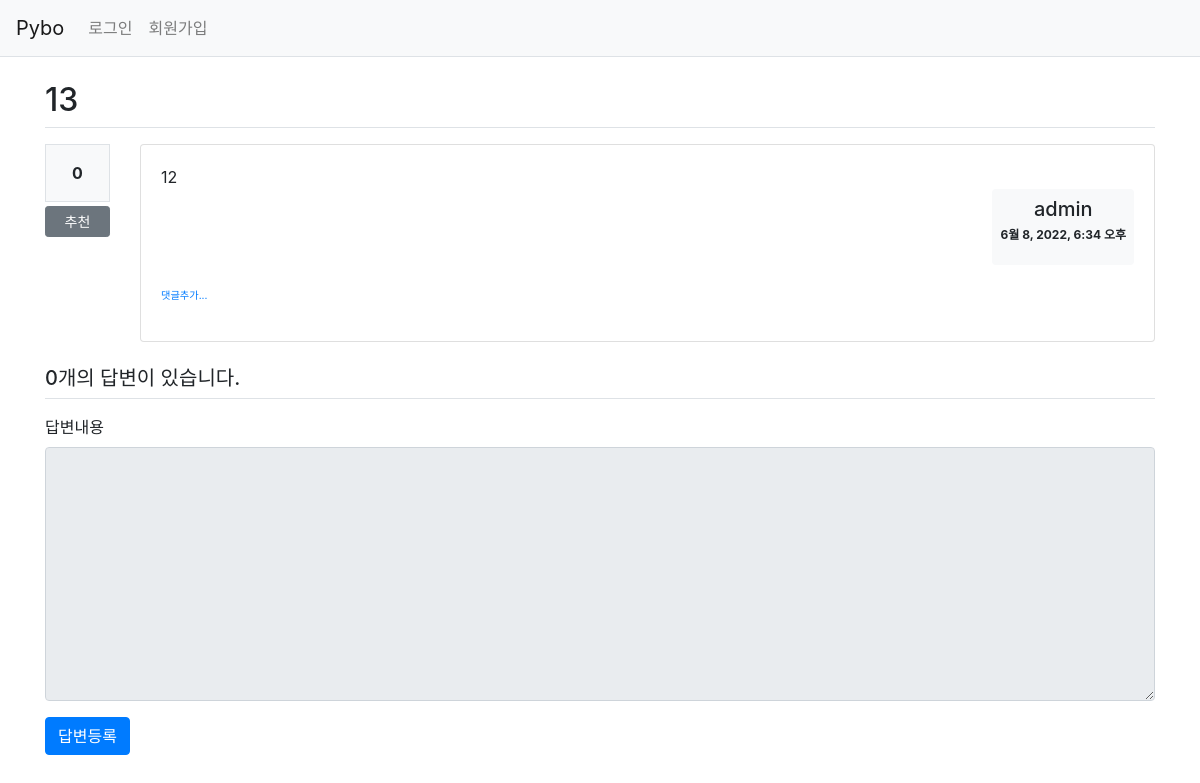
/11/, run on an earlier commit of the app's database.
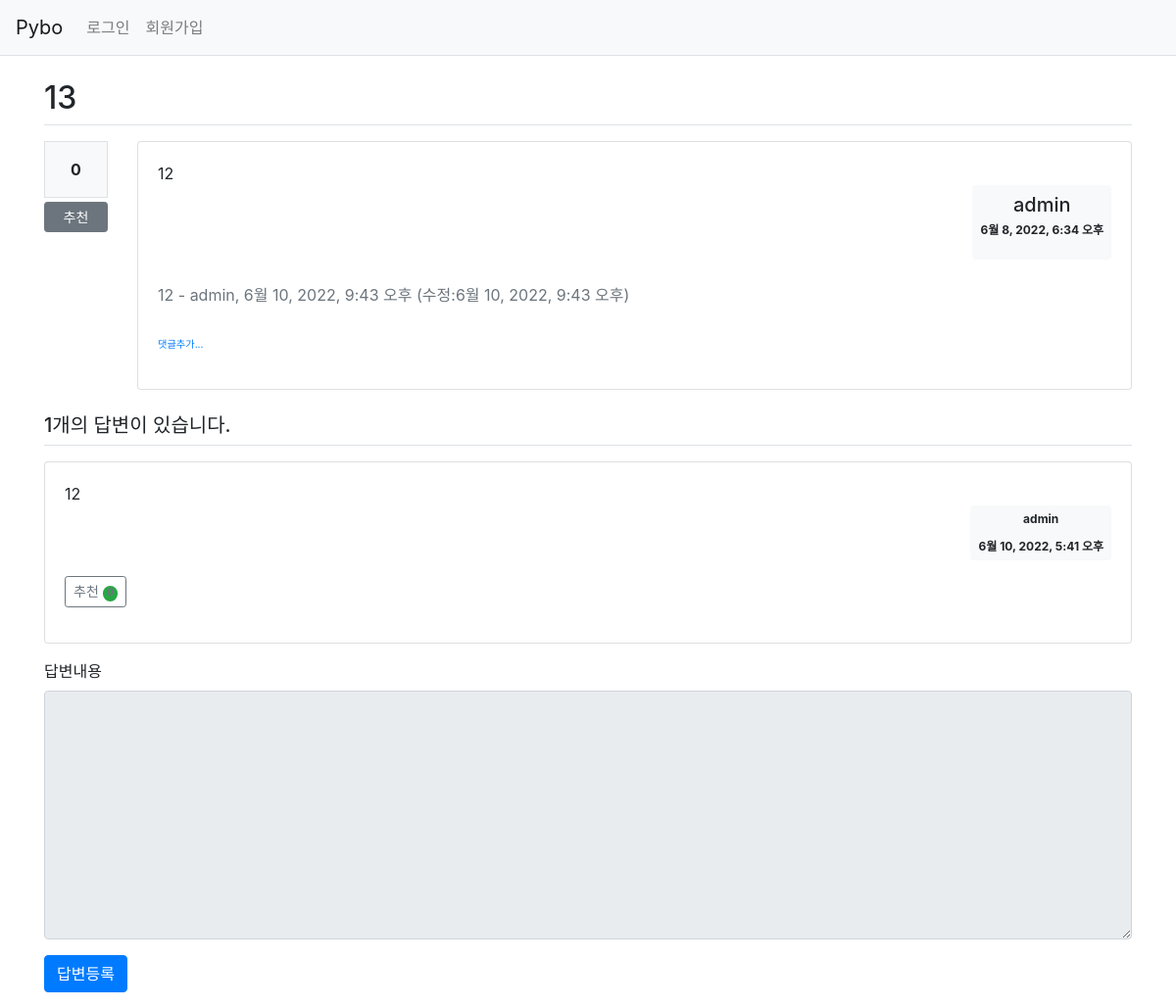
And on a later commit of the database.
### myapp/models.py (models this page shows, shortened)
class Question(models.Model):
    subject = models.CharField(max_length=200) # 제목(최대글자수)
    content = models.TextField() # 내용
    create_date = models.DateTimeField(auto_now_add=True) # 작성일
    author = models.ForeignKey(User, on_delete=models.CASCADE, related_name='author_question') # 작성자
    modify_date = models.DateTimeField(null=True, blank=True) # 수정일
    voter = models.ManyToManyField(User, related_name='voter_question') # 추천인

class Comment(models.Model):
    author = models.ForeignKey(User, on_delete=models.CASCADE)
    content = models.TextField()
    create_date = models.DateTimeField()
    modify_date = models.DateTimeField(null=True, blank=True)
    question = models.ForeignKey(Question, null=True, blank=True, on_delete=models.CASCADE)
    answer = models.ForeignKey(Answer, null=True, blank=True, on_delete=models.CASCADE)

class Answer(models.Model):
    question = models.ForeignKey(Question, on_delete=models.CASCADE)
    content = models.TextField()
    create_date = models.DateTimeField(auto_now_add=True)
    author = models.ForeignKey(User, on_delete=models.CASCADE, related_name='author_answer')
    modify_date = models.DateTimeField(null=True, blank=True)
    voter = models.ManyToManyField(User, related_name='voter_answer')

### myapp/views.py (the view)
# urls.py: path('<int:question_id>/', views.detail, name='detail'),
def detail(request, question_id):
    question =get_object_or_404(Question, pk=question_id)
    context = {'question':question}
    return render(request, 'question_detail.html', context)

### templates/question_detail.html (shortened to what this page needs)
{% extends 'base.html' %}
{% block content %}
<!-- {% load static %}
<link rel="stylesheet" type="text/css" href="{% static 'bootstrap.min.css' %}"> -->
<div class="container my-3">
    <h2 class="border-bottom py-2">{{ question.subject }}</h2>
    <div class="row my-3">
        <div class="col-1">
            <div class="bg-light text-center p-3 border font-weight-bolder mb-1"> {{ question.voter.count }} </div>
            <a href="#" data-uri=" {% url 'myapp:question_vote' question.id %}"
                class="recommend btn btn-sm btn-secondary btn-block my-1">추천</a>
        </div>
        <div class="col-11">
            <div class="card">
                <div class="card-body">
                    <div class="card-text" style="white-space:pre-line;">{{ question.content }}</div>
                    <div class="d-flex justify-content-end">
                        <div class="badge badge-light p-2 text-start">
                            <div class="mb-3"> <h5>{{ question.author.username }}</h5>
                                <div>{{ question.create_date }}</div>
                            </div>
                        </div>
                    </div>
                    {% if question.comment_set.count > 0 %}
                    <div class="mt-3">
                        {% for comment in question.comment_set.all %}
                        <div class="comment py-2 text-muted">
                            <span style="white-space:pre-line;">{{ comment.content}}</span>
                            <span> - {{ comment.author }}, {{ comment.create_date }}
                                {% if comment.modify_date %}
                                (수정:{{ comment.modify_date }})
                                {% endif %}
                            </span>
                        {% endfor %}
                        </div>
                    </div>
                    {% endif %}
                    <div class = "my-3">
                        <a href="{% url 'myapp:question_comment' question.id %}" class="small"><small>댓글추가...</small></a>
                    </div>
                </div>
            </div>
        </div>
    </div>
    <h5 class="border-bottom my-2 py-2">{{ question.answer_set.count }}개의 답변이 있습니다.</h5>
    {% for answer in question.answer_set.all %}
    <div class="card my-3">
        <div class="card-body">
            <div class="card-text" style="white-space:pre-line;">{{ answer.content }}</div>
            <div class="d-flex justify-content-end">
                <div class="badge badge-light p-2 text-start">
                    <div class="mb-3">{{ answer.author.username }}</div>
                    <div>{{ answer.create_date }}</div>
                </div>
            </div>
            <div class="my-3">
                <a href="javascript:void(0)" data-uri="{% url 'myapp:answer_vote' answer.id %}"
                    class="recommend btn btn-sm btn-outline-secondary">추천
                    <span class="badge rounded-pill bg-success">{{ answer.voter.count}}</span>
                </a>
            </div>
        </div>
    </div>
    {% endfor %}
    <form action="{% url 'myapp:answer_create' question.id %}" method="POST" class="my-3">
        <div class="form-group">
            <label for="content" class="form-label">답변내용</label>
            <textarea {% if not user.is_authenticated %} disabled{% endif %}
            name="content" id="content" class="form-control" rows="10"></textarea>
        </div>
        <input type="submit" value="답변등록" class="btn btn-primary">
    </form>
</div>
{% endblock %}

### templates/base.html (shortened to what this page needs)
{% load static %}
<!doctype html>
<html lang="ko">
<head>
    <link rel="stylesheet" type="text/css" href="{% static 'bootstrap.min.css' %}">
    <link rel="stylesheet" type="text/css" href="{% static 'style.css' %}">
</head>
<body>
    {% include "navbar.html" %}
    {% block content %}
    {% endblock %}
</body>
</html>

### templates/navbar.html (shortened to what this page needs)
<nav class="navbar navbar-expand-lg navbar-light bg-light border-bottom">
    <a class="navbar-brand" href="{% url 'myapp:index' %}">Pybo</a>
    <div class="collapse navbar-collapse flex-grow-0" id="navbarNav">
        <ul class="navbar-nav">
            <li class="nav-item ">
                {% if user.is_authenticated %}
                <a class="nav-link" href="{% url 'common:logout' %}">{{ user.username }}(로그아웃)</a>
                {% else %}
                <a class="nav-link" href="{% url 'common:login' %}">로그인</a>
                {% endif %}
            </li>
        </ul>
    </div>
    <div class="collapse navbar-collapse flex-grow-0" id="navbarNav">
        <ul class="navbar-nav">
            <li class="nav-item">
                <a class="nav-link" href="{% url 'common:signup' %}">회원가입</a>
            </li>
        </ul>
    </div>
</nav>

What changed in the data, as far as the page shows it:
computed for Question "admin": answer_set.count "0" → "1"
added Comment: content "12", author "admin", create_date "6월 10, 2022, 9:43 오후", modify_date "6월 10, 2022, 9:43 오후"
added Answer: content "12", author.username "admin", create_date "6월 10, 2022, 5:41 오후", voter.count "0"
